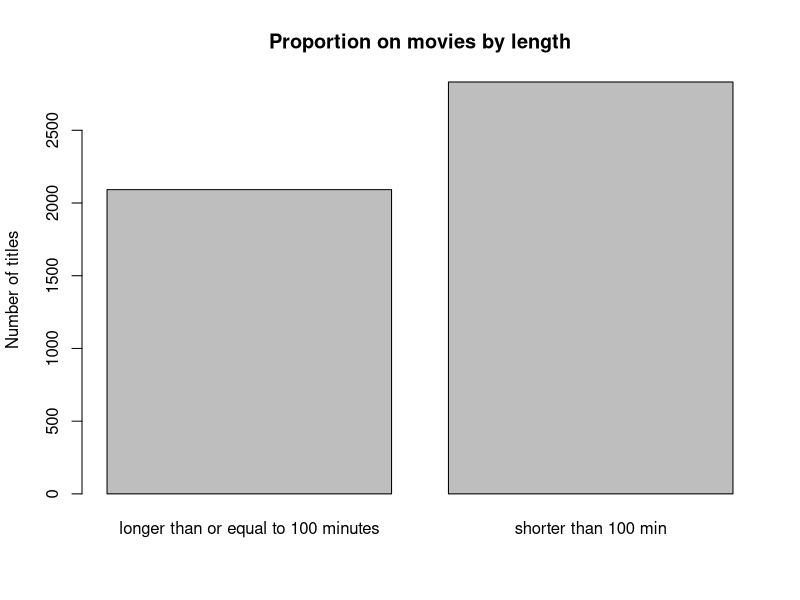
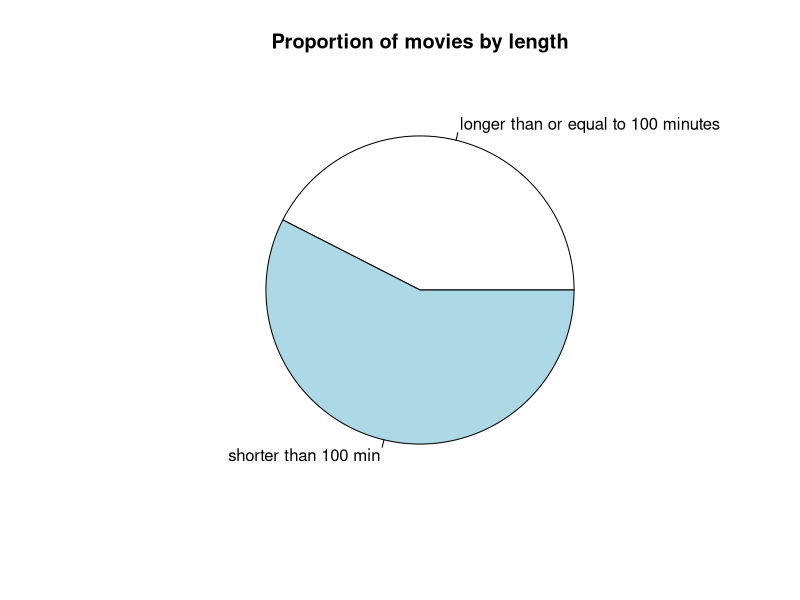
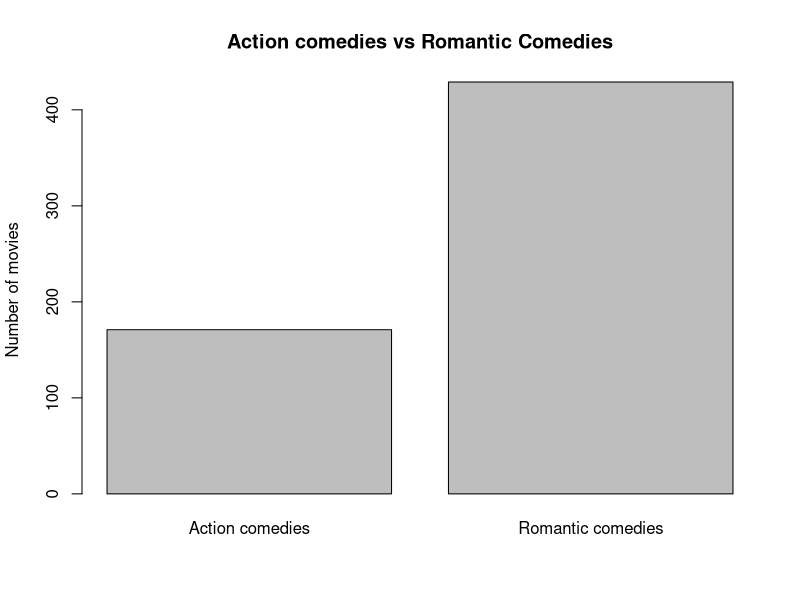
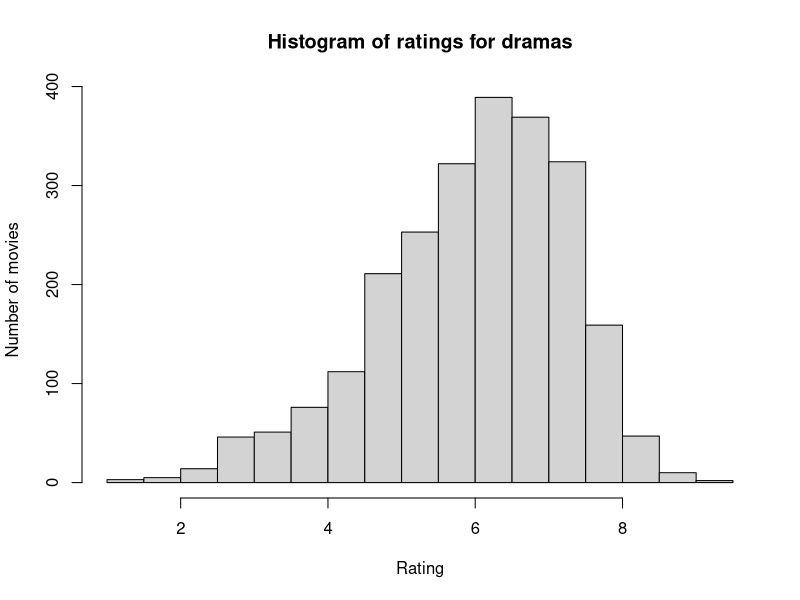
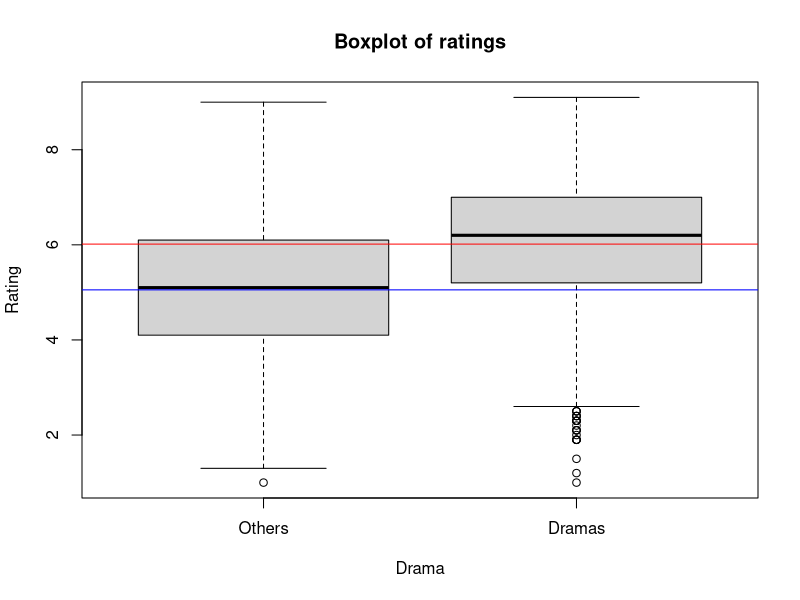
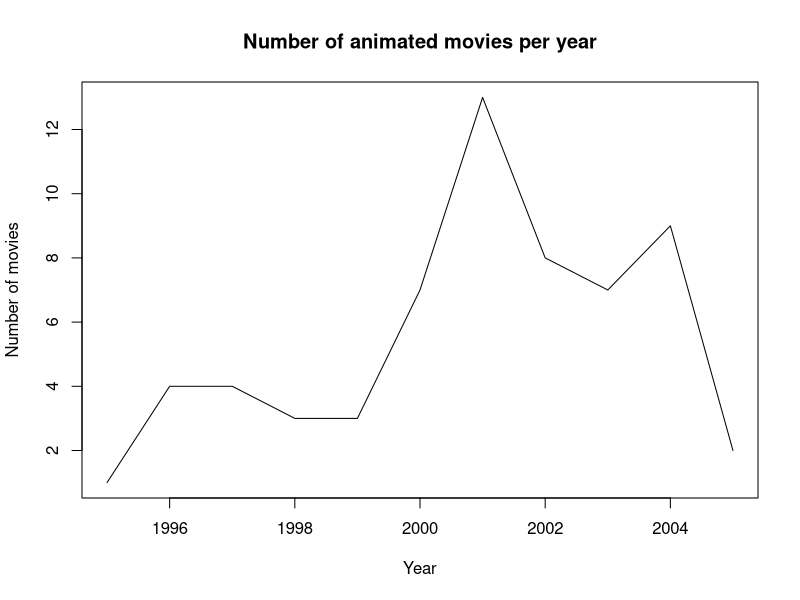
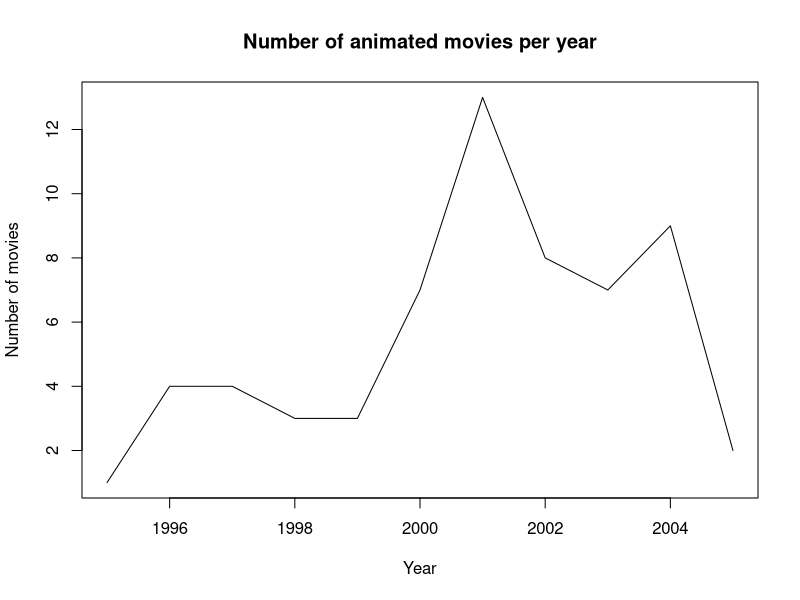
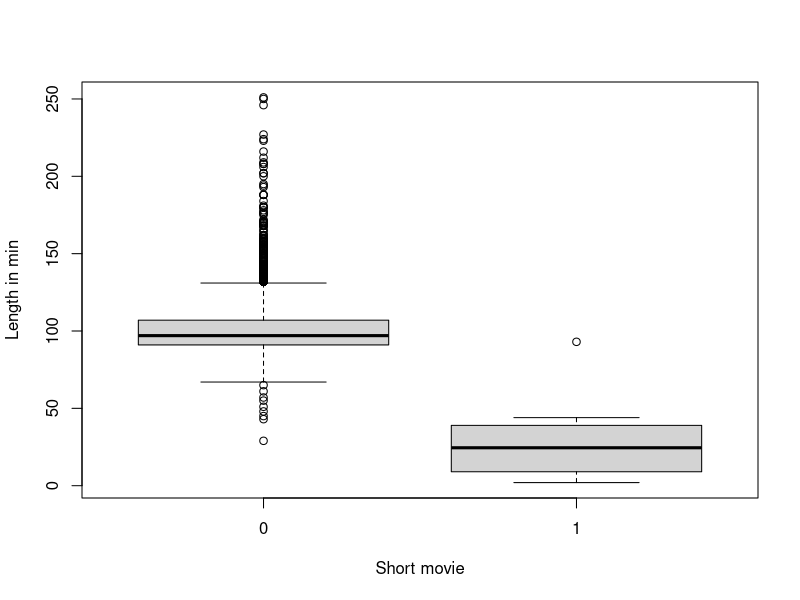

The R source for these figures, in order:
#
# SOLUTIONS
#

md <- read.table("movies.txt", sep=",", header=TRUE)
for (i in 18:24)
	md[,i] <- as.factor(md[,i])
	
#
# Are there more movies shorter than 100 min or longer than (or equal to) 100 minutes?
#

tab <- table(md$length < 100)
names(tab) <- c("longer than or equal to 100 minutes", "shorter than 100 min")
tab

barplot(tab, ylab="Number of titles", main="Proportion on movies by length")
pie(tab, main="Proportion of movies by length")


#
# Are there more action comedies or romantic comedies?
#
 
action.comedy <- md$Action == "1" & md$Comedy == "1"
romantic.comedy <- md$Romance == "1" & md$Comedy == "1"
tmp <- c(sum(action.comedy), sum(romantic.comedy))
names(tmp) <- c("Action comedies", "Romantic comedies")
tmp
barplot(tmp, ylab="Number of movies", main="Action comedies vs Romantic Comedies")

# or, we can use the table() command.
table(action.comedy, romantic.comedy)


# 
# Plot a histogram of the ratings for drama movies.
#

hist(md$rating[md$Drama == "1"], xlab="Rating", ylab="Number of movies", main="Histogram of ratings for dramas")


#  
# Is the average rating of dramas higher than the average rating of non-dramas? 
#

mean(md$rating[md$Drama == "1"])
mean(md$rating[md$Drama != "1"])

boxplot(rating ~ Drama, data=md, xlab="Drama", ylab="Rating", main="Boxplot of ratings", names=c("Others", "Dramas"))
abline(h = mean(md$rating[md$Drama == "1"]), col = "red")
abline(h = mean(md$rating[md$Drama != "1"]), col = "blue")


#
# Plot the number of animated movies being produced every year for the period 1995-2005. 
#

sel <- md$year >= 1995

t <- table(md$Animation[sel], md$year[sel])
t
x <- colnames(t)
y <- t[2,]
plot(x,y, type="l", xlab="Year", ylab="Number of movies", main="Number of animated movies per year")

# or using the aggregate() command
agg.com <- aggregate((Animation == "1") ~ year, md[md$year >= 1995,], sum)
plot(agg.com[,1], agg.com[,2], type="l", xlab="Year", ylab="Number of movies", main="Number of animated movies per year")


#
# Is there a clear boundary between short and feature movies (according to their length)?
#

boxplot(length ~ Short, md, xlab="Short movie", ylab="Length in min")

# or,
max(md$length[md$Short == "1"]) < min(md$length[md$Short == "0"])


############################################################################################


players <- read.table("players.txt", sep=",", header = T)

#
# Plot the proportion of players according to playing positions.
#

pie(table(players$position), main="Proportion of players by playing positions")


#
# Compare career rebounds (the "reb" attribute) with respect to playing position.
#

boxplot(reb ~ position, players, xlab="Playing position", ylab="Rebounds")
abline(h=mean(players$reb[players$position=="C"]), col="red")
abline(h=mean(players$reb[players$position=="F"]), col="blue")
abline(h=mean(players$reb[players$position=="G"]), col="green")


#
# Show the distribution of free throw percentages.
#

hist(players$ftm/players$fta, xlab="Free throw percentage", ylab="Number of players", main="Histogram of free throw percentages")
boxplot(players$ftm/players$fta, ylab="Free throw percentage", main="Boxplot of free throw percentages")


#
# Compare career 3-pointers made for the players active between 1990 and 2007, with respect to playing position.
#

threepts <- players$pts - (players$fgm * 2 + players$ftm)
sel <- players$firstseason >= 1990 & players$lastseason <= 2007
boxplot(threepts[sel] ~ players$position[sel], xlab="Playing position", ylab="Number of 3-pointers", main="Career 3-pointers made")


#
# How does the average career length of retired players vary from year to year?
#

avg.len <- aggregate((lastseason-firstseason) ~ lastseason, players, mean)
avg.len
plot(avg.len[,1], avg.len[,2], type="l", xlab="Year", ylab="Career length in years", main="Average career length in NBA")
